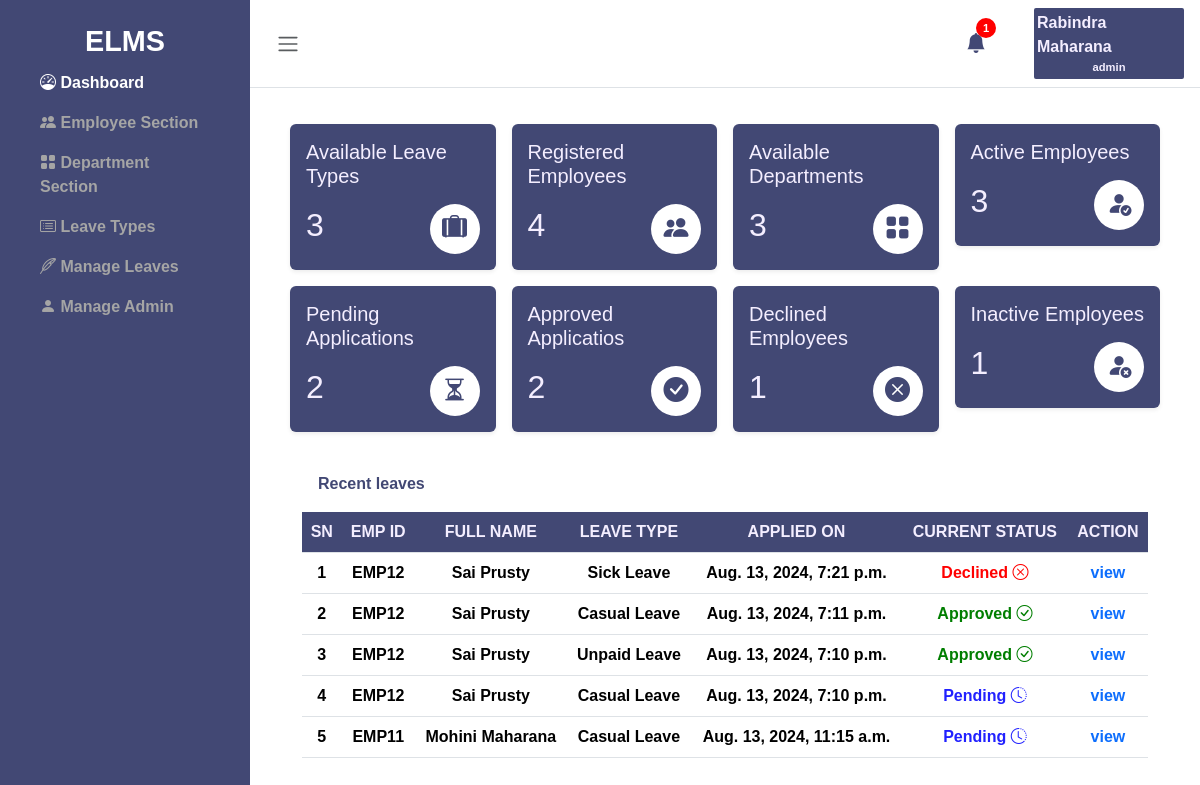
The page /leave/dashboard (signed in) on the database its author committed.
### leave/models.py (models this page shows, shortened)
class admin_table(models.Model):
    user = models.ForeignKey(User, on_delete=models.CASCADE)
    fullname = models.CharField(max_length=255)
    email = models.EmailField(max_length=255)
    uname = models.CharField(max_length=20)
    passwd = models.CharField(max_length=20)
    creation_date = models.DateTimeField(default=timezone.now)

class leave(models.Model):
    leavetype= models.CharField(max_length=100)
    toDate=models.DateField()
    fromDate = models.DateField()
    description = models.TextField()
    request_date = models.DateTimeField(default=timezone.now)
    adminRemark= models.TextField()
    adminRemarkDate = models.CharField(max_length=255)
    status = models.IntegerField()
    isRead = models.IntegerField()
    eid = models.ForeignKey(employee, on_delete=models.CASCADE)

class employee(models.Model):
    eid = models.CharField(max_length=100)
    fname = models.CharField(max_length=255)
    lname = models.CharField(max_length=255)
    email = models.EmailField(max_length=255)
    phone = models.CharField(max_length=20)
    department = models.CharField(max_length=100)
    gender = models.CharField(max_length=20)
    address = models.TextField()
    city = models.CharField(max_length=255)
    country = models.CharField(max_length=255)
    password = models.CharField(max_length=255)
    status = models.IntegerField(default=1)
    regdate = models.DateTimeField(default=timezone.now)

### leave/views.py (the view)
# urls.py: path('dashboard', views.dashboard_view, name='dashboard'),
def dashboard_view(request):
    admin_email=request.session.get('admin_email')
    admin_details = admin_table.objects.get(email=admin_email)
    leave_details = reversed(leave.objects.all())
    emp_details = employee.objects.all()
    dept_details = department.objects.all()
    leave_count = leave_type.objects.all()
    active_emp = employee.objects.filter(status=1)
    inactive_emp = employee.objects.filter(status=0)
    pending = leave.objects.filter(status = 0)
    declined = leave.objects.filter(status = 1)
    approved = leave.objects.filter(status = 2)
    notification = leave.objects.filter(isRead = 0).count
    notification_data = reversed(leave.objects.filter(isRead = 0))
    context = {
        'leave_details': leave_details,
        'emp_details': emp_details,
        'dept_details': dept_details,
        'active_emp': active_emp,
        'inactive_emp': inactive_emp,
        'pending': pending,
        'declined': declined,
        'approved': approved,
        'leave_count': leave_count,
        'notification': notification,
        'notification_data': notification_data,
        'admin_details': admin_details
    }
    return render(request, 'admin/dashboard.html', context)

### leave/templates/admin/dashboard.html
{% extends "layout.html" %}
{% block content %}
    <div class="wrapper">
        {% include "sidebar.html" %}
        <div class="main">
            {% include "admin/nav.html" %}
            <main class="content px-3 ">
                <div class="container-fluid">
                    <div class="mb-3">
                      <div class="container-fluid">
                        <div class="row g-3 my-2">
                          <div class="col-md-3">
                              <div class="card-view p-3 shadow-sm rounded">
                                  <div class="">
                                      <div class="card-title mb-3">
                                        <h5>Available Leave Types</h5>
                                      </div>
                                      <div class="card-value d-flex justify-content-between">
                                        <h2 class="d-flex align-items-center">{{leave_count.count}}</h2>
                                        <div class="icon">
                                          <i class="bi bi-suitcase-lg-fill" style="font-size: 25px"></i>
                                        </div>
                                      </div>
                                  </div>
                                </div>
                             </div>
                          <div class="col-md-3">
                            <div class="p-3 shadow-sm rounded card-view">
                                <div class="">
                                    <div class="card-title mb-3">
                                      <h5>Registered Employees</h5>
                                    </div>
                                    <div class="card-value d-flex justify-content-between">
                                      <h2 class="d-flex align-items-center">{{emp_details.count}}</h2>
                                      <div class="icon">
                                        <i class="bi bi-people-fill"></i>
                                      </div>
                                    </div>
                                </div>
                            </div>
                        </div>
                        <div class="col-md-3">
                          <div class="p-3 shadow-sm rounded card-view">
                              <div class="">
                                  <div class="card-title mb-3">
                                    <h5>Available Departments</h5>
                                  </div>
                                  <div class="card-value d-flex justify-content-between">
                                    <h2 class="d-flex align-items-center">{{dept_details.count}}</h2>
                                    <div class="icon">
                                      <i class="bi bi-grid-fill"></i>
                                    </div>
                                  </div>
                              </div>
                          </div>
                      </div>
                      <div class="col-md-3">
                        <div class="p-3 shadow-sm rounded card-view">
                            <div class="">
                                <div class="card-title mb-3">
                                  <h5>Active Employees</h5>
                                </div>
                                <div class="card-value d-flex justify-content-between">
                                  <h2 class="d-flex align-items-center">{{active_emp.count}}</h2>
                                  <div class="icon">
                                    <i class="bi bi-person-fill-check"></i>
                                  </div>
                                </div>
                            </div>
                        </div>
                    </div>
                    <div class="col-md-3">
                      <div class="p-3 shadow-sm rounded card-view">
                          <div class="">
                              <div class="card-title mb-3">
                                <h5>Pending Applications</h5>
                              </div>
                              <div class="card-value d-flex justify-content-between">
                                <h2 class="d-flex align-items-center">{{pending.count}}</h2>
                                <div class="icon">
                                  <i class="bi bi-hourglass-split"></i>
                                </div>
                              </div>
                          </div>
                      </div>
                  </div>
                  <div class="col-md-3">
                    <div class="p-3 shadow-sm rounded card-view">
                        <div class="">
                            <div class="card-title mb-3">
                              <h5>Approved Applicatios</h5>
                            </div>
                            <div class="card-value d-flex justify-content-between">
                              <h2 class="d-flex align-items-center">{{approved.count}}</h2>
                              <div class="icon">
                                <i class="bi bi-check-circle-fill"></i>
                              </div>
                            </div>
                        </div>
                    </div>
                </div>
                <div class="col-md-3">
                  <div class="p-3 shadow-sm rounded card-view">
                      <div class="">
                          <div class="card-title mb-3">
                            <h5>Declined Employees</h5>
                          </div>
                          <div class="card-value d-flex justify-content-between">
                            <h2 class="d-flex align-items-center">{{declined.count}}</h2>
                            <div class="icon">
                              <i class="bi bi-x-circle-fill"></i>
                            </div>
                          </div>
                      </div>
                  </div>
              </div>
              <div class="col-md-3">
                <div class="p-3 shadow-sm rounded card-view">
                    <div class="">
                        <div class="card-title mb-3">
                          <h5>Inactive Employees</h5>
                        </div>
                        <div class="card-value d-flex justify-content-between">
                          <h2 class="d-flex align-items-center">{{inactive_emp.count}}</h2>
                          <div class="icon">
                            <i class="bi bi-person-fill-x"></i>
                          </div>
                        </div>
                    </div>
                  </div>
                </div>
                      </div>
                        <div class="container mt-4">
                          <div class=" table-responsive">
                            <div class="table-title p-3 d-flex justify-content-between" >
                              <span class="d-flex align-items-center">Recent leaves</span>
                            </div>
                            <div class="table-container">
                          <table class="table text-center">
                              <thead class="table-head">
                                <tr>
                                  <th scope="col">SN</th>
                                  <th scope="col">EMP ID</th>
                                  <th scope="col">FULL NAME</th>
                                  <th scope="col">LEAVE TYPE</th>
                                  <th scope="col">APPLIED ON</th>
                                  <th scope="col">CURRENT STATUS</th>
                                  <th scope="col">ACTION</th>
                                </tr>
                              </thead>
                              <tbody class= "table-bordered">
                              {% for i in leave_details%}
                                <tr>
                                  <td scope="row">{{forloop.counter}}</td>
                                  <td>{{i.eid.eid}}</td>
                                  <td>{{i.eid.fname}} {{i.eid.lname}}</td>
                                  <td>{{i.leavetype}}</td>
                                  <td>{{i.request_date}}</td>
                                  <td>
                                    {% if i.status == 0%}
                                    <span class="pending">Pending <i class="bi bi-clock-history"></i></span>
                                    {% elif i.status == 1%}
                                    <span class="declined">Declined <i class="bi bi-x-circle"></i></span>
                                    {%else%}
                                    <span class="approved">Approved <i class="bi bi-check-circle"></i></span>
                                    {% endif %}
                                  </td>
                                  <td> <a href="{% url 'emp_leave_details' i.id %}"><span>view</span></a></td>
                                </tr>
                                {% endfor %}
                              </tbody>
                            </table>
                          </div>
                          </div>
                      </div>
                    </div>
                </div>
            </main>
        </div>
    </div>
    {% endblock content %}

### templates/layout.html (shortened to what this page needs)
{% load static %}
<!DOCTYPE html>
<html lang="en" >
<head>
    <link href="https://cdn.jsdelivr.net/npm/bootstrap@5.3.3/dist/css/bootstrap.min.css" rel="stylesheet">
    <link rel="stylesheet" href="https://cdnjs.cloudflare.com/ajax/libs/font-awesome/6.6.0/css/all.min.css" />
    <link rel="stylesheet" href="https://cdn.jsdelivr.net/npm/bootstrap-icons@1.11.3/font/bootstrap-icons.min.css">
    <link rel="stylesheet" href="{% static 'css/styles.css'%}">
    <link rel="stylesheet" href="{% static 'css/sidebar.css'%}">
</head>
<body>
    {% block content %}{% endblock content %}
</body>

### templates/sidebar.html (shortened to what this page needs)
<aside id="sidebar" class="sidebar ">
    <div class="h-100">
        <div class="sidebar-logo">
            <b>ELMS</b>
        </div>
        <ul class="sidebar-nav" id="sidebar-nav">
            <li class="sidebar-item dashboard">
                <a href="{% url 'dashboard'%}" class="sidebar-link ">
                    <i class="bi bi-speedometer"></i>
                    Dashboard
                </a>
            </li>
            <li class="sidebar-item emp_section">
                <a href="{% url 'emp_section'%}" class="sidebar-link">
                    <i class="bi bi-people-fill"></i>
                    Employee Section
                </a>
            </li>
            <li class="sidebar-item department_section">
                <a href="{% url 'department_section'%}" class="sidebar-link">
                    <i class="bi bi-grid-fill"></i>
                    Department Section
                </a>
            </li>
            <li class="sidebar-item leave_types">
                <a href="{% url 'leave_types'%}" class="sidebar-link">
                    <i class="bi bi-card-list"></i>
                    Leave Types
                </a>
            </li>
            <li class="sidebar-item">
                <a href=""class="sidebar-link collapsedi" data-bs-toggle="collapse" data-bs-target="#manage-leaves"
                    aria-expanded="false" aria-controls="manage-leaves">
                    <i class="bi bi-feather"></i>
                    Manage Leaves
                </a>
            </li>
            <li class="sidebar-item admin_manage">
                <a href="{%url 'admin_manage'%}" class="sidebar-link">
                    <i class="bi bi-person-fill"></i>
                    Manage Admin
                </a>
            </li>
        </ul>
    </div>
</aside>

### leave/templates/admin/nav.html (shortened to what this page needs)
<nav class="navbar navbar-expand px-3 border-bottom">
  <button class="btn" id="toggleSidebar" type="button" >
      <span class="navbar-toggler-icon"></span>
  </button>
  <div class="admin-profile d-flex justify-content-between align-items-center">
    <div  class="notification me-5 fs-5 dropstart">
      <span type="button" class="bi bi-bell-fill position-relative " data-bs-toggle="dropdown" aria-expanded="false">
        {% if notification == 0 %}
        <span></span>
        {% else %}
        <span class="round position-absolute top-0 start-100 translate-middle">
          {{notification}}
        </span>
        {% endif %}
      </span>
    </div>
    <div class="profile dropdown-center" >
      <div class="admin-name" type="button" data-bs-toggle="dropdown" aria-expanded="false">{{admin_details.fullname}}</div>
      <div class="emp-id" type="button" data-bs-toggle="dropdown" aria-expanded="false">{{admin_details.uname}}</div>
      </div>
  </div>
</nav>

### rows shown on the page
admin_table: fullname "Rabindra Maharana", uname "admin"
leave: eid.eid "EMP12", eid.fname "Sai", eid.lname "Prusty", leavetype "Sick Leave", request_date "Aug. 13, 2024, 7:21 p.m.", status "Declined"
leave: eid.eid "EMP12", eid.fname "Sai", eid.lname "Prusty", leavetype "Casual Leave", request_date "Aug. 13, 2024, 7:11 p.m.", status "Approved"
leave: eid.eid "EMP12", eid.fname "Sai", eid.lname "Prusty", leavetype "Unpaid Leave", request_date "Aug. 13, 2024, 7:10 p.m.", status "Approved"
leave: eid.eid "EMP12", eid.fname "Sai", eid.lname "Prusty", leavetype "Casual Leave", request_date "Aug. 13, 2024, 7:10 p.m.", status "Pending"
leave: eid.eid "EMP11", eid.fname "Mohini", eid.lname "Maharana", leavetype "Casual Leave", request_date "Aug. 13, 2024, 11:15 a.m.", status "Pending"

### other values the page prints
{{ notification }} "1"
{{ leave_count.count }} "3"
{{ emp_details.count }} "4"
{{ dept_details.count }} "3"
{{ active_emp.count }} "3"
{{ pending.count }} "2"
{{ approved.count }} "2"
{{ declined.count }} "1"
{{ inactive_emp.count }} "1"
